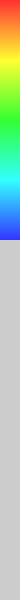
Frame 1 (no input)
Frame 60 (the mouse pressed at the canvas centre just before this capture): identical to frame 1, image omitted
Frame 120 (the mouse held since frame 60 and released just before this capture): identical to frame 1, image omitted

The Processing sketch that drew this single still picture (run headless with seeded random() and noise(); from frame 60 on, the mouse is pressed at the canvas centre):

// Processing sketch: spectrum
// ── spectrum.pde
void setup() {
  size(20, 600);
}

void draw() {
  int set=240;
  colorMode( HSB, 360, 100, 100);
  noStroke();
  for(int j=0; j<2; j++){
    for(int i=0; i<set; i++){
        fill(i, 80, 100);
        if(j>0){rect(360*j,i,20,1);}
        rect(0,i,20,1);
    }
  }
}
